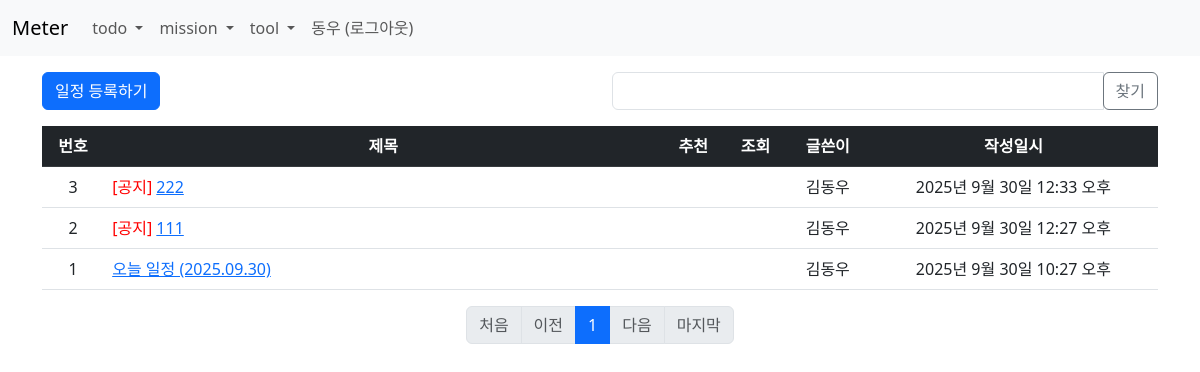
Screenshot of /schedule/ (signed in) with the database file from the repository.
### schedule/models.py (models this page shows)
class Schedule(models.Model):
    author = models.ForeignKey(User, on_delete=models.CASCADE)
    subject = models.CharField(max_length=200)
    content = HTMLField()
    use_yn = models.CharField(max_length=2, default='Y')
    notice_yn = models.BooleanField(default=False)
    create_date = models.DateTimeField()
    update_date = models.DateTimeField(null=True, blank=True)
    schedule_item = models.ManyToManyField(ScheduleItem, related_name='item_schedule')
    file = models.ManyToManyField(File, related_name='file_schedule')

### schedule/views.py (the view, shortened to what this page needs)
# urls.py: path('', views.index, name='index'),
@login_required(login_url='common:login')
def index(request):
    page = request.GET.get('page', '1')
    kw = request.GET.get('kw', '')
    schedule_list = Schedule.objects.filter(Q(author_id=request.user.id) | Q(notice_yn=True), use_yn='Y').order_by('-notice_yn', '-create_date')
    paginator = Paginator(schedule_list, 10)
    page_obj = paginator.get_page(page)
    context = {'schedule_list': page_obj, 'page': page, 'kw': kw}
    return render(request, 'schedule/list.html', context)

### schedule/templatetags/schedule_filter.py (called while the page is built)
@register.filter
def sub(value, arg):
    return value - arg

@register.filter
def filter_useYn(list, use_yn):
    return list.filter(use_yn=use_yn)

### templates/schedule/list.html (shortened to what this page needs)
{% extends 'base.html' %}
{% load schedule_filter %}
{% block content %}
<div class="container my-3">
    <div class="row my-3">
        <div class="col-6">
            <a href="{% url 'schedule:create' %}" class="btn btn-primary">일정 등록하기</a>
        </div>
        <div class="col-6">
            <div class="input-group">
                <input type="text" id="search_kw" class="form-control" value="{{ kw|default_if_none:'' }}">
                <div class="input-group-append">
                    <button class="btn btn-outline-secondary" type="button" id="btn_search">찾기</button>
                </div>
            </div>
        </div>
    </div>
    <table class="table">
        <thead>
        <tr class="text-center table-dark">
            <th>번호</th>
            <th style="width:50%">제목</th>
            <th>추천</th>
            <th>조회</th>
            <th>글쓴이</th>
            <th>작성일시</th>
        </tr>
        </thead>
        <tbody>
            {% if schedule_list %}
                {% for schedule in schedule_list %}
                <tr class="text-center">
                    <td>
                        {{ schedule_list.paginator.count|sub:schedule_list.start_index|sub:forloop.counter0|add:1 }}
                    </td>
                    <td class="text-start">
                        {% if schedule.notice_yn %}
                        <span style="color:red;">[공지]</span>
                        {% endif %}
                        <a href="{% url 'schedule:detail' schedule.id %}">{{ schedule.subject }}</a>
                    </td>
                    <td>{{ schedule.voter.count }}</td>
                    <td>{{ schedule.viewcount.count }}</td>
                    <td>{{ schedule.author.last_name }}{{ schedule.author.first_name }}</td>
                    <td>{{ schedule.create_date }}</td>
                </tr>
                {% endfor %}
            {% else %}
                <tr>
                    <td colspan="6">일정이 없습니다.</td>
                </tr>
            {% endif %}
        </tbody>
    </table>
    <ul class="pagination justify-content-center">
        {% if schedule_list.has_previous %}
        <li class="page-item">
            <a class="page-link" data-page="1" href="javascript:void(0)">처음</a>
        </li>
        {% else %}
        <li class="page-item disabled">
            <a class="page-link" tabindex="-1" aria-disabled="true" href="#">처음</a>
        </li>
        {% endif %}
        {% if schedule_list.has_previous %}
        <li class="page-item">
            <a class="page-link" data-page="{{ schedule_list.previous_page_number }}" href="javascript:void(0)">이전</a>
        </li>
            {% if schedule.number|add:-5 > 1 %}
            <li class="page-item disabled">
                <a class="page-link" tabindex="-1" aria-disabled="true" href="#">...</a>
            </li>
            {% endif %}
        {% else %}
        <li class="page-item disabled">
            <a class="page-link" tabindex="-1" aria-disabled="true" href="#">이전</a>
        </li>
        {% endif %}
        {% for page_number in schedule_list.paginator.page_range %}
        {% if page_number >= schedule_list.number|add:-5 and page_number <= schedule_list.number|add:5 %}
        {% if page_number == schedule_list.number %}
        <li class="page-item active" aria-current="page">
            <a class="page-link" data-page="{{ page_number }}" href="javascript:void(0)">{{ page_number }}</a>
        </li>
        {% else %}
        <li class="page-item">
            <a class="page-link" data-page="{{ page_number }}" href="javascript:void(0)">{{ page_number }}</a>
        </li>
        {% endif %}
        {% endif %}
        {% endfor %}
        {% if schedule_list.has_next %}
            {% if schedule_list.number|add:5 < schedule_list.paginator.num_pages %}
            <li class="page-item disabled">
                <a class="page-link" tabindex="-1" aria-disabled="true" href="#">...</a>
            </li>
            {% endif %}
        <li class="page-item">
            <a class="page-link" data-page="{{ schedule_list.next_page_number }}" href="javascript:void(0)">다음</a>
        </li>
        {% else %}
        <li class="page-item disabled">
            <a class="page-link" tabindex="-1" aria-disabled="true" href="#">다음</a>
        </li>
        {% endif %}
        {% if schedule_list.has_next %}
        <li class="page-item">
            <a class="page-link" data-page="{{ schedule_list.paginator.num_pages }}" href="javascript:void(0)">마지막</a>
        </li>
        {% else %}
        <li class="page-item disabled">
            <a class="page-link" tabindex="-1" aria-disabled="true" href="#">마지막</a>
        </li>
        {% endif %}
    </ul>
</div>
{% endblock %}

### templates/navbar.html (shortened to what this page needs)
<nav class="navbar navbar-expand-lg navbar-light bg-light border-botoom">
    <div class="container-fluid">
        <a class="navbar-brand" href="{% url 'info:index' %}">Meter</a>
        <div class="collapse navbar-collapse" id="navbarSupportedContent">
            <ul class="navbar-nav me-auto mb-2 mb-lg-0">
                <li class="nav-item dropdown">
                    <a class="nav-link dropdown-toggle" role="button" data-bs-toggle="dropdown" aria-expanded="false">
                        todo
                    </a>
                </li>
                <li class="nav-item dropdown">
                    <a class="nav-link dropdown-toggle" role="button" data-bs-toggle="dropdown" aria-expanded="false">
                        mission
                    </a>
                </li>
                <li class="nav-item dropdown">
                    <a class="nav-link dropdown-toggle" role="button" data-bs-toggle="dropdown" aria-expanded="false">
                        tool
                    </a>
                </li>
                <li class="nav-item">
                    {% if user.is_authenticated %}
                        <form name="logout" id="logout" method="post" action="{% url 'common:logout' %}">
                            <a class="nav-link" href="javascript:logout.submit();">{{ user.first_name }} (로그아웃)</a>
                        </form>
                    {% else %}
                    <a class="nav-link" href="{% url 'common:login' %}">로그인</a>
                    {% endif %}
                </li>
            </ul>
        </div>
    </div>
</nav>

### rows the page displays
Schedule: paginator.count|sub "3", notice_yn "[공지]", subject "222", author.last_name "김", author.first_name "동우", create_date "2025년 9월 30일 12:33 오후"
Schedule: paginator.count|sub "2", notice_yn "[공지]", subject "111", author.last_name "김", author.first_name "동우", create_date "2025년 9월 30일 12:27 오후"
Schedule: paginator.count|sub "1", subject "오늘 일정 (2025.09.30)", author.last_name "김", author.first_name "동우", create_date "2025년 9월 30일 10:27 오후"

### other values shown
{{ user.first_name }} "동우"
{{ page_number }} "1"
